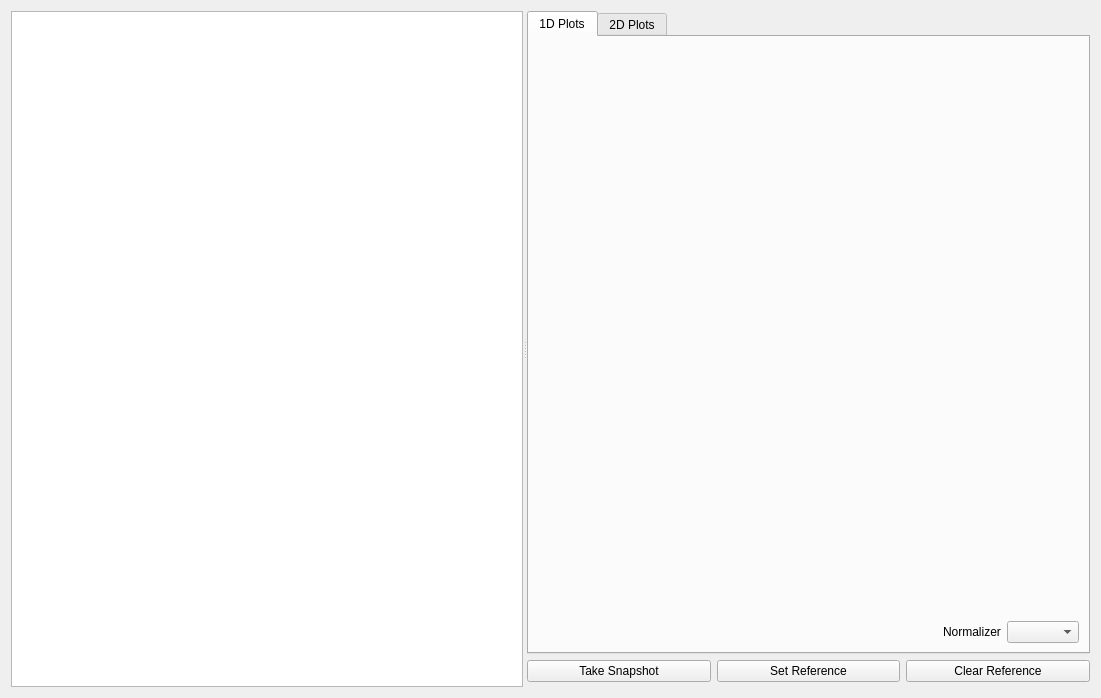
<?xml version="1.0" encoding="UTF-8"?>
<ui version="4.0">
 <class>Form</class>
 <widget class="QWidget" name="Form">
  <property name="geometry">
   <rect>
    <x>0</x>
    <y>0</y>
    <width>1101</width>
    <height>698</height>
   </rect>
  </property>
  <property name="windowTitle">
   <string>Form</string>
  </property>
  <layout class="QVBoxLayout" name="verticalLayout_8">
   <item>
    <widget class="QSplitter" name="splitter">
     <property name="orientation">
      <enum>Qt::Horizontal</enum>
     </property>
     <widget class="QWidget" name="pastFilesWidget" native="true">
      <layout class="QVBoxLayout" name="verticalLayout_7">
       <item>
        <widget class="QListWidget" name="fileList">
         <property name="enabled">
          <bool>true</bool>
         </property>
         <property name="sizePolicy">
          <sizepolicy hsizetype="Expanding" vsizetype="Expanding">
           <horstretch>0</horstretch>
           <verstretch>0</verstretch>
          </sizepolicy>
         </property>
        </widget>
       </item>
       <item>
        <layout class="QHBoxLayout" name="horizontalLayout_4">
         <property name="leftMargin">
          <number>0</number>
         </property>
         <property name="topMargin">
          <number>0</number>
         </property>
        </layout>
       </item>
      </layout>
     </widget>
     <widget class="QWidget" name="layoutWidget">
      <layout class="QVBoxLayout" name="verticalLayout_1">
       <property name="bottomMargin">
        <number>0</number>
       </property>
       <item>
        <widget class="QTabWidget" name="tabWidget">
         <property name="sizePolicy">
          <sizepolicy hsizetype="Preferred" vsizetype="Preferred">
           <horstretch>0</horstretch>
           <verstretch>0</verstretch>
          </sizepolicy>
         </property>
         <property name="currentIndex">
          <number>0</number>
         </property>
         <widget class="QWidget" name="tab_1d">
          <attribute name="title">
           <string>1D Plots</string>
          </attribute>
          <layout class="QHBoxLayout" name="horizontalLayout_9">
           <item>
            <layout class="QHBoxLayout" name="horizontalLayout_2">
             <item>
              <layout class="QVBoxLayout" name="verticalLayout_2">
               <property name="bottomMargin">
                <number>0</number>
               </property>
               <item>
                <widget class="QWidget" name="plot_1d" native="true"/>
               </item>
               <item>
                <layout class="QHBoxLayout" name="horizontalLayout_5">
                 <item>
                  <widget class="QLabel" name="status_1d">
                   <property name="text">
                    <string/>
                   </property>
                  </widget>
                 </item>
                 <item>
                  <spacer name="horizontalSpacer_2">
                   <property name="orientation">
                    <enum>Qt::Horizontal</enum>
                   </property>
                   <property name="sizeHint" stdset="0">
                    <size>
                     <width>40</width>
                     <height>20</height>
                    </size>
                   </property>
                  </spacer>
                 </item>
                 <item>
                  <widget class="QLabel" name="label_4">
                   <property name="text">
                    <string>Normalizer</string>
                   </property>
                  </widget>
                 </item>
                 <item>
                  <widget class="QComboBox" name="norm_cb"/>
                 </item>
                </layout>
               </item>
              </layout>
             </item>
            </layout>
           </item>
          </layout>
         </widget>
         <widget class="QWidget" name="tab_2d">
          <attribute name="title">
           <string>2D Plots</string>
          </attribute>
          <layout class="QHBoxLayout" name="horizontalLayout_11">
           <item>
            <layout class="QHBoxLayout" name="horizontalLayout_3">
             <property name="rightMargin">
              <number>36</number>
             </property>
             <item>
              <layout class="QVBoxLayout" name="verticalLayout_3">
               <property name="bottomMargin">
                <number>0</number>
               </property>
               <item>
                <widget class="QWidget" name="plot_2d" native="true"/>
               </item>
               <item>
                <layout class="QHBoxLayout" name="horizontalLayout">
                 <item>
                  <widget class="QLabel" name="status_2d">
                   <property name="text">
                    <string/>
                   </property>
                  </widget>
                 </item>
                 <item>
                  <spacer name="horizontalSpacer">
                   <property name="orientation">
                    <enum>Qt::Horizontal</enum>
                   </property>
                   <property name="sizeHint" stdset="0">
                    <size>
                     <width>40</width>
                     <height>20</height>
                    </size>
                   </property>
                  </spacer>
                 </item>
                 <item>
                  <widget class="QRadioButton" name="showDifferenceButton">
                   <property name="text">
                    <string>Difference</string>
                   </property>
                   <property name="checked">
                    <bool>true</bool>
                   </property>
                  </widget>
                 </item>
                 <item>
                  <widget class="QRadioButton" name="showSumButton">
                   <property name="text">
                    <string>Sum</string>
                   </property>
                  </widget>
                 </item>
                </layout>
               </item>
              </layout>
             </item>
            </layout>
           </item>
          </layout>
         </widget>
        </widget>
       </item>
       <item>
        <layout class="QHBoxLayout" name="horizontalLayout_1">
         <property name="topMargin">
          <number>0</number>
         </property>
         <property name="bottomMargin">
          <number>5</number>
         </property>
         <item>
          <widget class="QPushButton" name="snapShotButton">
           <property name="text">
            <string>Take Snapshot</string>
           </property>
          </widget>
         </item>
         <item>
          <widget class="QPushButton" name="updateReferenceButton">
           <property name="text">
            <string>Set Reference</string>
           </property>
          </widget>
         </item>
         <item>
          <widget class="QPushButton" name="resetReferenceButton">
           <property name="text">
            <string>Clear Reference</string>
           </property>
          </widget>
         </item>
        </layout>
       </item>
      </layout>
     </widget>
    </widget>
   </item>
  </layout>
  <action name="actionPrint">
   <property name="icon">
    <iconset resource="../../../../resources/nicos-gui.qrc">
     <normaloff>:/print</normaloff>:/print</iconset>
   </property>
   <property name="text">
    <string>&amp;Print...</string>
   </property>
   <property name="toolTip">
    <string>Print current plot</string>
   </property>
   <property name="shortcut">
    <string>Ctrl+P</string>
   </property>
  </action>
  <action name="actionUnzoom">
   <property name="icon">
    <iconset resource="../../../../resources/nicos-gui.qrc">
     <normaloff>:/viewfull</normaloff>:/viewfull</iconset>
   </property>
   <property name="text">
    <string>&amp;Unzoom</string>
   </property>
   <property name="shortcut">
    <string>Ctrl+U</string>
   </property>
  </action>
  <action name="actionSavePlot">
   <property name="checkable">
    <bool>false</bool>
   </property>
   <property name="icon">
    <iconset resource="../../../../resources/nicos-gui.qrc">
     <normaloff>:/save</normaloff>:/save</iconset>
   </property>
   <property name="text">
    <string>&amp;Save as Image...</string>
   </property>
  </action>
  <action name="actionSaveData">
   <property name="checkable">
    <bool>false</bool>
   </property>
   <property name="text">
    <string>&amp;Save as Data...</string>
   </property>
  </action>
  <action name="actionLogScale">
   <property name="checkable">
    <bool>true</bool>
   </property>
   <property name="text">
    <string>&amp;Logarithmic Y scale</string>
   </property>
   <property name="iconText">
    <string>Log Scale</string>
   </property>
   <property name="shortcut">
    <string>Ctrl+L</string>
   </property>
  </action>
  <action name="actionColormap">
   <property name="text">
    <string>&amp;Colormap</string>
   </property>
   <property name="toolTip">
    <string>Select colormap</string>
   </property>
  </action>
  <action name="actionMarkCenter">
   <property name="checkable">
    <bool>true</bool>
   </property>
   <property name="text">
    <string>&amp;Center Mark</string>
   </property>
   <property name="toolTip">
    <string>Mark center of detector image</string>
   </property>
  </action>
  <action name="actionKeepRatio">
   <property name="checkable">
    <bool>true</bool>
   </property>
   <property name="text">
    <string>Keep ratio</string>
   </property>
   <property name="toolTip">
    <string>Keep aspect ratio of selection rectangle</string>
   </property>
  </action>
  <action name="actionOpen">
   <property name="icon">
    <iconset resource="../../../../resources/nicos-gui.qrc">
     <normaloff>:/open</normaloff>:/open</iconset>
   </property>
   <property name="text">
    <string>&amp;Open</string>
   </property>
   <property name="toolTip">
    <string>Open data</string>
   </property>
   <property name="shortcut">
    <string>Ctrl+O</string>
   </property>
  </action>
  <action name="actionLines">
   <property name="checkable">
    <bool>true</bool>
   </property>
   <property name="text">
    <string>Lines</string>
   </property>
   <property name="toolTip">
    <string>Activate Lines</string>
   </property>
  </action>
  <action name="actionSymbols">
   <property name="checkable">
    <bool>true</bool>
   </property>
   <property name="text">
    <string>Show symbols</string>
   </property>
   <property name="toolTip">
    <string>Show symbols</string>
   </property>
  </action>
  <action name="actionLoadData">
   <property name="text">
    <string>&amp;Load data</string>
   </property>
  </action>
  <action name="actionSubtractBackground">
   <property name="checkable">
    <bool>true</bool>
   </property>
   <property name="text">
    <string>Subtract Background</string>
   </property>
   <property name="toolTip">
    <string>Subtract background</string>
   </property>
  </action>
  <action name="actionAttachElog">
   <property name="text">
    <string>Attach to electronic log</string>
   </property>
  </action>
 </widget>
 <resources>
  <include location="../../../../resources/nicos-gui.qrc"/>
 </resources>
 <connections/>
</ui>
